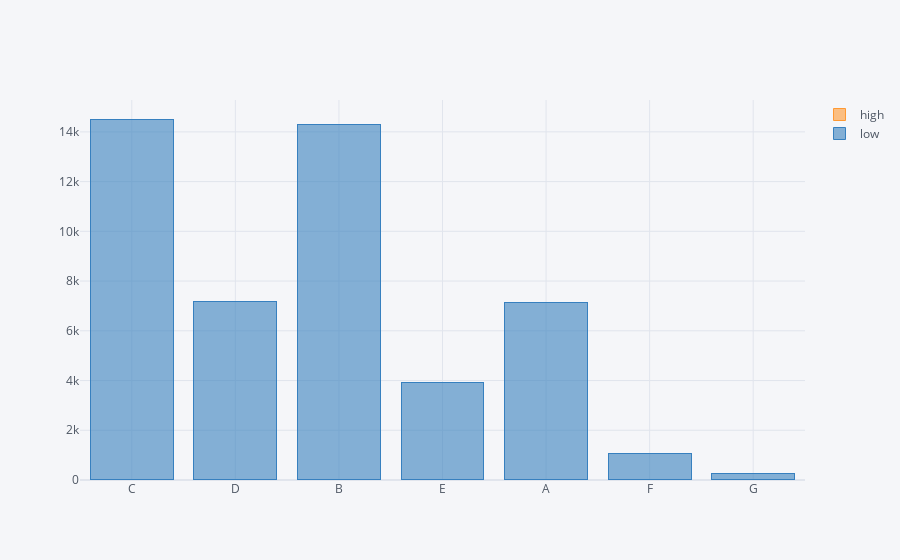

Notebook code for this chart:
### Code cell
high_overdue = credit[credit['총연체금액'] >= 59]['대출등급'].value_counts() #연체 0번 초과
low_overdue = credit[credit['총연체금액'] < 59]['대출등급'].value_counts() #연체 0번 이하

df = pd.concat([high_overdue, low_overdue], axis=1, keys=['high', 'low'])
df.iplot(kind='bar', barmode='stack')

### Figure 1 — Plotly figure (JSON) as saved in the notebook; plotly's stock layout.template omitted (floating-point values rounded to 4 significant figures)
{"data": [{"marker": {"color": "rgba(255, 153, 51, 0.6)", "line": {"color": "rgba(255, 153, 51, 1.0)", "width": 1}}, "name": "high", "orientation": "v", "text": "", "type": "bar", "x": ["C", "D", "B", "E", "A", "F", "G"], "y": [29, 27, 21, 15, 6, 4, 1]}, {"marker": {"color": "rgba(55, 128, 191, 0.6)", "line": {"color": "rgba(55, 128, 191, 1.0)", "width": 1}}, "name": "low", "orientation": "v", "text": "", "type": "bar", "x": ["C", "D", "B", "E", "A", "F", "G"], "y": [14488, 7164, 14278, 3887, 7126, 1067, 247]}], "layout": {"barmode": "stack", "legend": {"bgcolor": "#F5F6F9", "font": {"color": "#4D5663"}, "traceorder": "normal"}, "paper_bgcolor": "#F5F6F9", "plot_bgcolor": "#F5F6F9", "title": {"font": {"color": "#4D5663"}}, "xaxis": {"gridcolor": "#E1E5ED", "showgrid": true, "tickfont": {"color": "#4D5663"}, "title": {"font": {"color": "#4D5663"}, "text": ""}, "zerolinecolor": "#E1E5ED"}, "yaxis": {"gridcolor": "#E1E5ED", "showgrid": true, "tickfont": {"color": "#4D5663"}, "title": {"font": {"color": "#4D5663"}, "text": ""}, "zerolinecolor": "#E1E5ED"}}}
